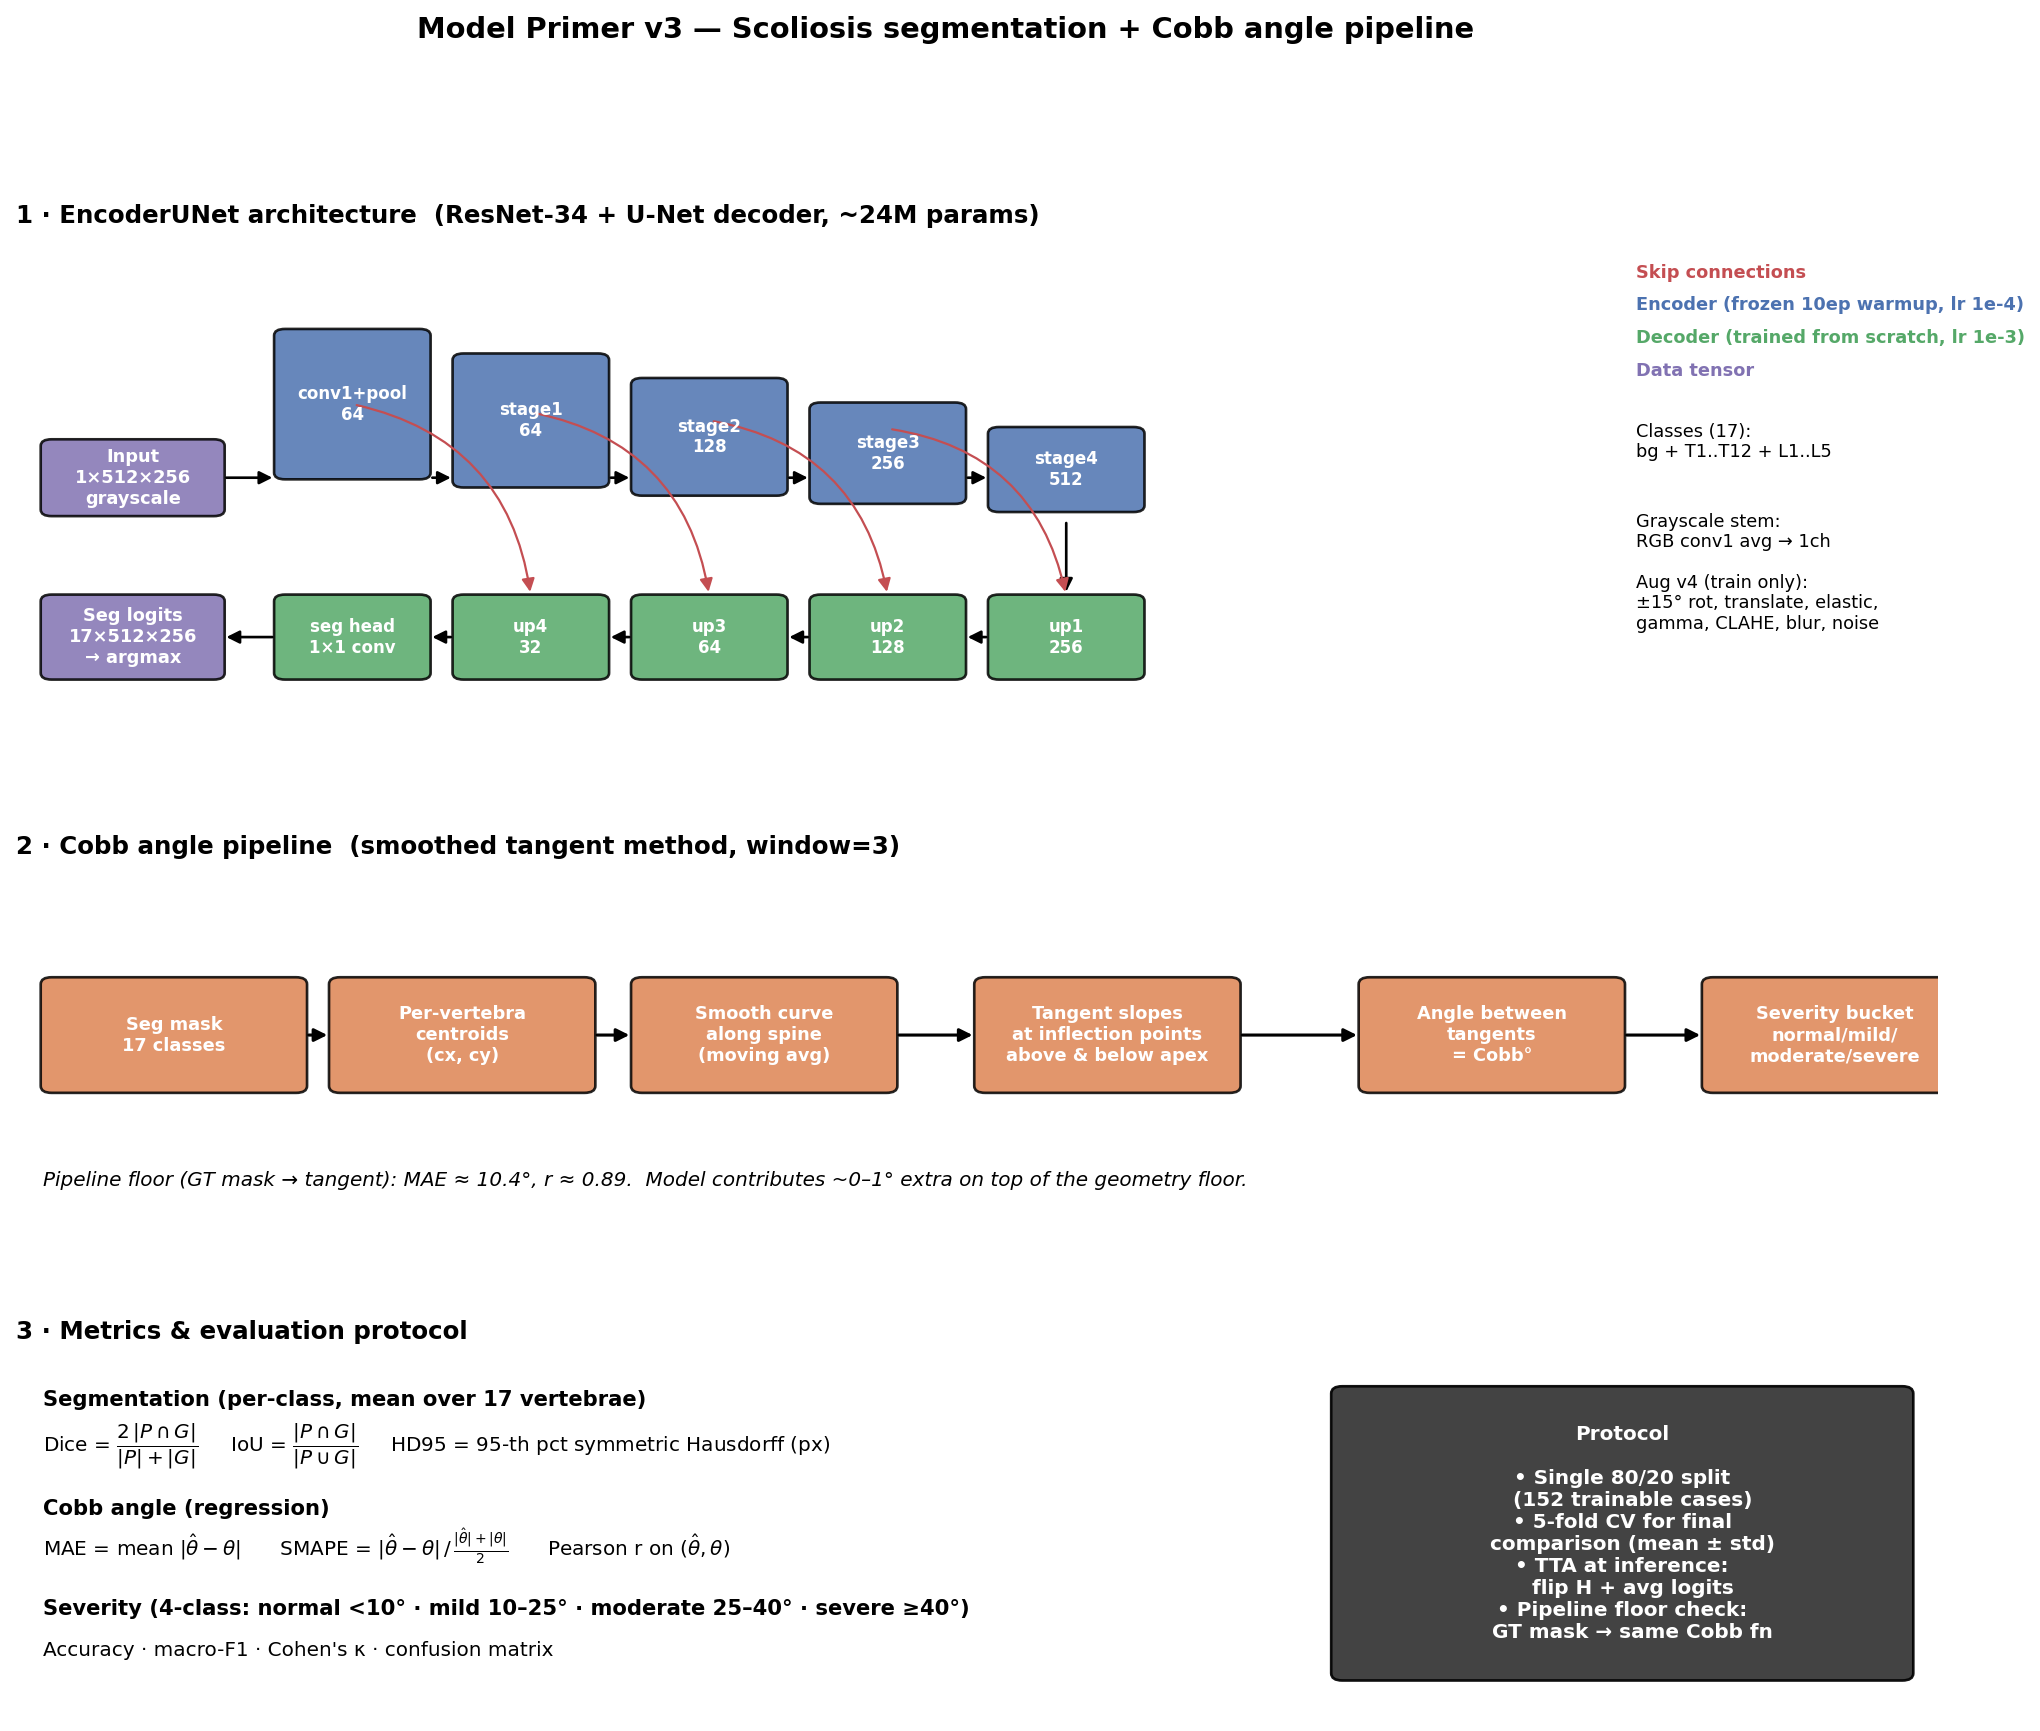

The script that drew this image:
"""Render architecture + pipeline + metrics overview for Model Primer v3."""
from __future__ import annotations

from pathlib import Path

import matplotlib.patches as mpatches
import matplotlib.pyplot as plt
from matplotlib.patches import FancyArrowPatch, FancyBboxPatch

OUT = Path(__file__).with_suffix(".png")

ENCODER_COLOR = "#4C72B0"
DECODER_COLOR = "#55A868"
SKIP_COLOR = "#C44E52"
DATA_COLOR = "#8172B2"
METRIC_COLOR = "#DD8452"


def box(ax, xy, w, h, text, color, fontsize=9, alpha=0.85, text_color="white"):
    x, y = xy
    patch = FancyBboxPatch(
        (x, y), w, h,
        boxstyle="round,pad=0.02,rounding_size=0.08",
        linewidth=1.2, edgecolor="black", facecolor=color, alpha=alpha,
    )
    ax.add_patch(patch)
    ax.text(x + w / 2, y + h / 2, text, ha="center", va="center",
            fontsize=fontsize, color=text_color, weight="bold")


def arrow(ax, start, end, color="black", style="-|>", lw=1.2, curve=0.0):
    ax.add_patch(FancyArrowPatch(
        start, end, arrowstyle=style, mutation_scale=12,
        color=color, linewidth=lw,
        connectionstyle=f"arc3,rad={curve}",
    ))


def panel_architecture(ax):
    ax.set_xlim(0, 14); ax.set_ylim(0, 6)
    ax.set_title("1 · EncoderUNet architecture  (ResNet-34 + U-Net decoder, ~24M params)",
                 fontsize=11, weight="bold", loc="left")

    # Input
    box(ax, (0.2, 2.6), 1.3, 0.9, "Input\n1×512×256\ngrayscale", DATA_COLOR, fontsize=8)

    # Encoder stages
    enc_xs = [1.9, 3.2, 4.5, 5.8, 7.1]
    enc_labels = [
        "conv1+pool\n64",
        "stage1\n64",
        "stage2\n128",
        "stage3\n256",
        "stage4\n512",
    ]
    enc_h = [1.8, 1.6, 1.4, 1.2, 1.0]
    for x, lab, h in zip(enc_xs, enc_labels, enc_h):
        y = 3.05 - (1.8 - h) / 2
        box(ax, (x, y), 1.1, h, lab, ENCODER_COLOR, fontsize=7.5)

    # Bottleneck arrow region
    arrow(ax, (1.5, 3.05), (1.9, 3.05))
    for i in range(len(enc_xs) - 1):
        arrow(ax, (enc_xs[i] + 1.1, 3.05), (enc_xs[i + 1], 3.05))

    # Decoder stages (mirror on the right, lower row)
    dec_xs = [7.1, 5.8, 4.5, 3.2]
    dec_labels = [
        "up1\n256",
        "up2\n128",
        "up3\n64",
        "up4\n32",
    ]
    for x, lab in zip(dec_xs, dec_labels):
        box(ax, (x, 0.6), 1.1, 1.0, lab, DECODER_COLOR, fontsize=7.5)
    # Decoder flow right→left at y≈1.1
    arrow(ax, (7.1 + 0.55, 2.55), (7.1 + 0.55, 1.6))  # bottleneck→up1
    for i in range(len(dec_xs) - 1):
        arrow(ax, (dec_xs[i], 1.1), (dec_xs[i + 1] + 1.1, 1.1))

    # Skip connections (encoder top → decoder top)
    skips = [
        (enc_xs[0] + 0.55, 3.05 + 0.9, dec_xs[3] + 0.55, 1.6),
        (enc_xs[1] + 0.55, 3.05 + 0.8, dec_xs[2] + 0.55, 1.6),
        (enc_xs[2] + 0.55, 3.05 + 0.7, dec_xs[1] + 0.55, 1.6),
        (enc_xs[3] + 0.55, 3.05 + 0.6, dec_xs[0] + 0.55, 1.6),
    ]
    for x1, y1, x2, y2 in skips:
        arrow(ax, (x1, y1), (x2, y2), color=SKIP_COLOR, lw=1.0, curve=-0.35)

    # Seg head + output
    box(ax, (1.9, 0.6), 1.1, 1.0, "seg head\n1×1 conv", DECODER_COLOR, fontsize=7.5)
    arrow(ax, (dec_xs[-1], 1.1), (3.0, 1.1))
    box(ax, (0.2, 0.6), 1.3, 1.0, "Seg logits\n17×512×256\n→ argmax", DATA_COLOR, fontsize=8)
    arrow(ax, (1.9, 1.1), (1.5, 1.1))

    # Legend
    ax.text(11.8, 5.5, "Skip connections", color=SKIP_COLOR, fontsize=8, weight="bold")
    ax.text(11.8, 5.1, "Encoder (frozen 10ep warmup, lr 1e-4)",
            color=ENCODER_COLOR, fontsize=8, weight="bold")
    ax.text(11.8, 4.7, "Decoder (trained from scratch, lr 1e-3)",
            color=DECODER_COLOR, fontsize=8, weight="bold")
    ax.text(11.8, 4.3, "Data tensor", color=DATA_COLOR, fontsize=8, weight="bold")

    ax.text(11.8, 3.3, "Classes (17):\nbg + T1..T12 + L1..L5",
            fontsize=8, color="black")
    ax.text(11.8, 2.2, "Grayscale stem:\nRGB conv1 avg → 1ch",
            fontsize=8, color="black")
    ax.text(11.8, 1.2, "Aug v4 (train only):\n±15° rot, translate, elastic,\ngamma, CLAHE, blur, noise",
            fontsize=8, color="black")

    ax.set_axis_off()


def panel_cobb(ax):
    ax.set_xlim(0, 14); ax.set_ylim(0, 4)
    ax.set_title("2 · Cobb angle pipeline  (smoothed tangent method, window=3)",
                 fontsize=11, weight="bold", loc="left")

    stages = [
        (0.2, "Seg mask\n17 classes"),
        (2.3, "Per-vertebra\ncentroids\n(cx, cy)"),
        (4.5, "Smooth curve\nalong spine\n(moving avg)"),
        (7.0, "Tangent slopes\nat inflection points\nabove & below apex"),
        (9.8, "Angle between\ntangents\n= Cobb°"),
        (12.3, "Severity bucket\nnormal/mild/\nmoderate/severe"),
    ]
    for x, lab in stages:
        box(ax, (x, 1.4), 1.9, 1.3, lab, METRIC_COLOR, fontsize=8)
    for i in range(len(stages) - 1):
        x1 = stages[i][0] + 1.9
        x2 = stages[i + 1][0]
        arrow(ax, (x1, 2.05), (x2, 2.05), lw=1.4)

    ax.text(0.2, 0.3,
            "Pipeline floor (GT mask → tangent): MAE ≈ 10.4°, r ≈ 0.89.  "
            "Model contributes ~0–1° extra on top of the geometry floor.",
            fontsize=9, color="black", style="italic")
    ax.set_axis_off()


def panel_metrics(ax):
    ax.set_xlim(0, 14); ax.set_ylim(0, 4)
    ax.set_title("3 · Metrics & evaluation protocol",
                 fontsize=11, weight="bold", loc="left")

    # Segmentation metrics
    ax.text(0.2, 3.4, "Segmentation (per-class, mean over 17 vertebrae)",
            fontsize=9.5, weight="bold")
    ax.text(0.2, 2.9,
            r"Dice = $\dfrac{2\,|P\cap G|}{|P|+|G|}$     "
            r"IoU = $\dfrac{|P\cap G|}{|P\cup G|}$     "
            r"HD95 = 95-th pct symmetric Hausdorff (px)",
            fontsize=9)

    # Cobb metrics
    ax.text(0.2, 2.2, "Cobb angle (regression)", fontsize=9.5, weight="bold")
    ax.text(0.2, 1.75,
            r"MAE = mean $|\hat\theta - \theta|$      "
            r"SMAPE = $|\hat\theta - \theta| \,/\, \frac{|\hat\theta|+|\theta|}{2}$      "
            r"Pearson r on $(\hat\theta, \theta)$",
            fontsize=9)

    # Severity
    ax.text(0.2, 1.1, "Severity (4-class: normal <10° · mild 10–25° · moderate 25–40° · severe ≥40°)",
            fontsize=9.5, weight="bold")
    ax.text(0.2, 0.65,
            r"Accuracy · macro-F1 · Cohen's κ · confusion matrix",
            fontsize=9)

    # Protocol box (right side)
    box(ax, (9.6, 0.4), 4.2, 3.2,
        "Protocol\n\n"
        "• Single 80/20 split\n   (152 trainable cases)\n"
        "• 5-fold CV for final\n   comparison (mean ± std)\n"
        "• TTA at inference:\n   flip H + avg logits\n"
        "• Pipeline floor check:\n   GT mask → same Cobb fn",
        "#333333", fontsize=9, alpha=0.92)

    ax.set_axis_off()


def main() -> Path:
    fig = plt.figure(figsize=(15.5, 12.0))
    gs = fig.add_gridspec(3, 1, height_ratios=[1.35, 0.95, 1.0], hspace=0.35)

    panel_architecture(fig.add_subplot(gs[0]))
    panel_cobb(fig.add_subplot(gs[1]))
    panel_metrics(fig.add_subplot(gs[2]))

    fig.suptitle("Model Primer v3 — Scoliosis segmentation + Cobb angle pipeline",
                 fontsize=13, weight="bold", y=0.995)

    fig.savefig(OUT, dpi=160, bbox_inches="tight", facecolor="white")
    plt.close(fig)
    return OUT


if __name__ == "__main__":
    p = main()
    print(f"wrote {p}")
